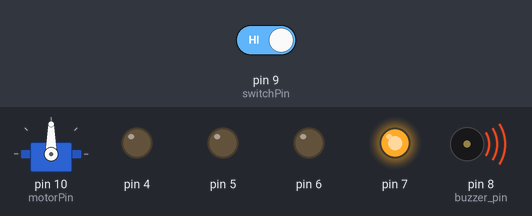
Bench run of a sketch on a simulated Arduino Uno, built with avr-gcc and run on an emulated ATmega328P. Shown: servo, output pins drawn as LEDs (lit = HIGH), buzzer (waves = sounding). Inputs (shaded band) come from the test bench; at power-on: pin 9 (switchPin) HIGH.

Above: at 4.7 s.
4.8 s: pin 9 (switchPin) driven LOW
At 5.6 s:
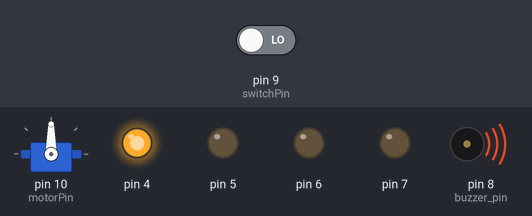
At 11.4 s:
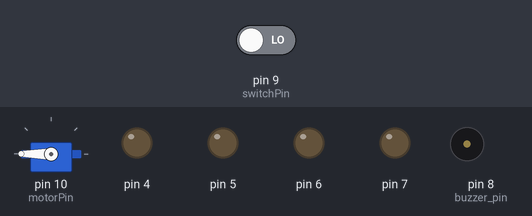
11.7 s: pin 9 (switchPin) driven HIGH
At 15.3 s:
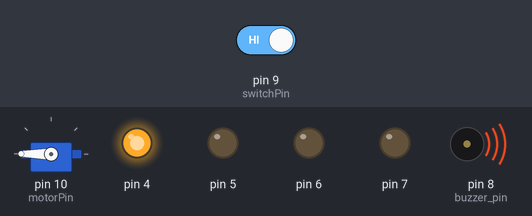
Timing chart, 0 to 31.2 s (numbered marks = the images above; inputs shaded):
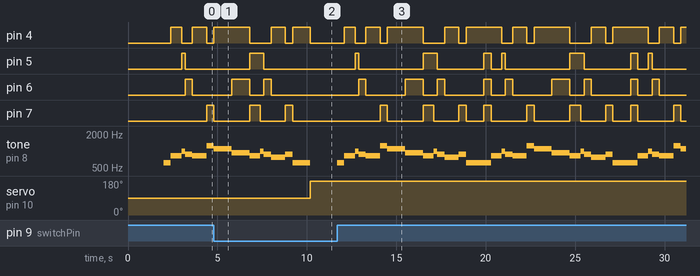

The sketch:

HarryPotterTilt.ino
```cpp
#include <Servo.h>

Servo myServo;

int angle = map(100, 00, 1023, 0, 179);
const int switchPin = 9;
const int motorPin = 10;
unsigned long previousTime = 0;
int switchState = 0;
int prevSwitchState = 0;
int led = 4;
long interval = 2000;
int buzzer_pin = 8;

struct MusicStruct {
  int A = 550;
  int As = 582;
  int B = 617;
  int C = 654;
  int Cs = 693;
  int D = 734;
  int Ds = 777;
  int E = 824;
  int F = 873;
  int Fs = 925;
  int G = 980;
  int Gs = 1003;
  int A2 = 1100;
  int A2s = 1165;
  int B2 = 1234;
  int C3 = 1308;
  int C3s = 1385;
  int D3 = 1555;
}Music;

struct LengthStruct {
  float half = 0.5;
  float one = 1.0;
  float one_half = 1.5;
  float two = 2.0;
  float two_half = 2.5;
}Length;

int tempo = 400;

void setup() {
  myServo.attach(motorPin);
  for(int x = 4; x < 9; x++){
    pinMode(x, OUTPUT);
  }
  pinMode(switchPin, INPUT);
  Serial.begin(9600);
}

void setTone(int pin, int note, int duration) {
  tone(pin, note, duration);
  delay(duration);
  noTone(pin);
}

void loop() {
  unsigned long currentTime = millis();
  int pitch = 1000;
  switchState = digitalRead(switchPin);
  angle = map(100, 00, 1023, 0, 179);

  if(currentTime - previousTime > interval && switchState > 0) {
    previousTime = currentTime;

    setTone(buzzer_pin, Music.B, tempo * Length.one);
    digitalWrite(4, HIGH);
    digitalWrite(5, LOW);
    digitalWrite(6, LOW);
    digitalWrite(7, LOW);
    setTone(buzzer_pin, Music.E, tempo * Length.one_half);
    digitalWrite(4, LOW);
    digitalWrite(5, HIGH);
    digitalWrite(6, LOW);
    digitalWrite(7, LOW);
    setTone(buzzer_pin, Music.G, tempo * Length.half);
    digitalWrite(4, LOW);
    digitalWrite(5, LOW);
    digitalWrite(6, HIGH);
    digitalWrite(7, LOW);
    setTone(buzzer_pin, Music.F, tempo * Length.one);
    digitalWrite(4, HIGH);
    digitalWrite(5, LOW);
    digitalWrite(6, LOW);
    digitalWrite(7, LOW);
    setTone(buzzer_pin, Music.E, tempo * Length.two);
    digitalWrite(4, LOW);
    digitalWrite(5, LOW);
    digitalWrite(6, LOW);
    digitalWrite(7, HIGH);
    setTone(buzzer_pin, Music.B2, tempo * Length.one);
    digitalWrite(4, HIGH);
    digitalWrite(5, LOW);
    digitalWrite(6, LOW);
    digitalWrite(7, LOW);
    setTone(buzzer_pin, Music.A2, tempo * Length.two_half);
    digitalWrite(4, HIGH);
    digitalWrite(5, LOW);
    digitalWrite(6, HIGH);
    digitalWrite(7, LOW);
    setTone(buzzer_pin, Music.Fs, tempo * Length.two_half);
    digitalWrite(4, LOW);
    digitalWrite(5, HIGH);
    digitalWrite(6, LOW);
    digitalWrite(7, HIGH);
    setTone(buzzer_pin, Music.E, tempo * Length.one_half);
    digitalWrite(4, LOW);
    digitalWrite(5, HIGH);
    digitalWrite(6, LOW);
    digitalWrite(7, LOW);
    setTone(buzzer_pin, Music.G, tempo * Length.half);
    digitalWrite(4, LOW);
    digitalWrite(5, LOW);
    digitalWrite(6, HIGH);
    digitalWrite(7, LOW);
    setTone(buzzer_pin, Music.F, tempo * Length.one);
    digitalWrite(4, HIGH);
    digitalWrite(5, LOW);
    digitalWrite(6, LOW);
    digitalWrite(7, LOW);
    setTone(buzzer_pin, Music.Ds, tempo * Length.two);
    digitalWrite(4, LOW);
    digitalWrite(5, LOW);
    digitalWrite(6, LOW);
    digitalWrite(7, HIGH);
    setTone(buzzer_pin, Music.F, tempo * Length.one);
    digitalWrite(4, HIGH);
    digitalWrite(5, LOW);
    digitalWrite(6, LOW);
    digitalWrite(7, LOW);
    setTone(buzzer_pin, Music.B, tempo * Length.two_half);
    digitalWrite(4, HIGH);
    digitalWrite(5, LOW);
    digitalWrite(6, HIGH);
    digitalWrite(7, LOW);

    digitalWrite(4, HIGH);
    digitalWrite(5, HIGH);
    digitalWrite(6, HIGH);
    digitalWrite(7, HIGH);

    myServo.write(angle);
    angle = map(400, 0, 179, 0, 1079);
    myServo.write(angle);
  } else {
      for(int x = 4; x < 9; x++){
        digitalWrite(x, LOW);
      }
  }
}
```

Measured:
- after the input at 4.8 s, pin 5: goes on until 7.6 s, then stays LOW; pin 6: goes on until 8.0 s, then stays LOW; pin 7: goes on until 9.2 s, then stays LOW
- after the input at 11.7 s, pin 4: LOW → HIGH after 0.40 s, then repeats every 8.2 s: LOW 0.60 s, HIGH 0.80 s, LOW 0.40 s, HIGH 2.0 s, LOW 1.2 s, HIGH 0.80 s, LOW 0.40 s, HIGH 2.0 s; pin 5: LOW → HIGH after 1.0 s, then repeats every 8.2 s: LOW 3.6 s, HIGH 0.80 s, LOW 2.6 s, HIGH 0.40 s, LOW 0.60 s, HIGH 0.20 s
- by itself, tone on pin 8 (buzzer_pin): plays 1100 Hz for 1.0 s, 925 Hz for 1.0 s, 824 Hz for 0.60 s, 980 Hz for 0.20 s, 873 Hz for 0.40 s, 777 Hz for 0.80 s … (8 notes in this stretch)
